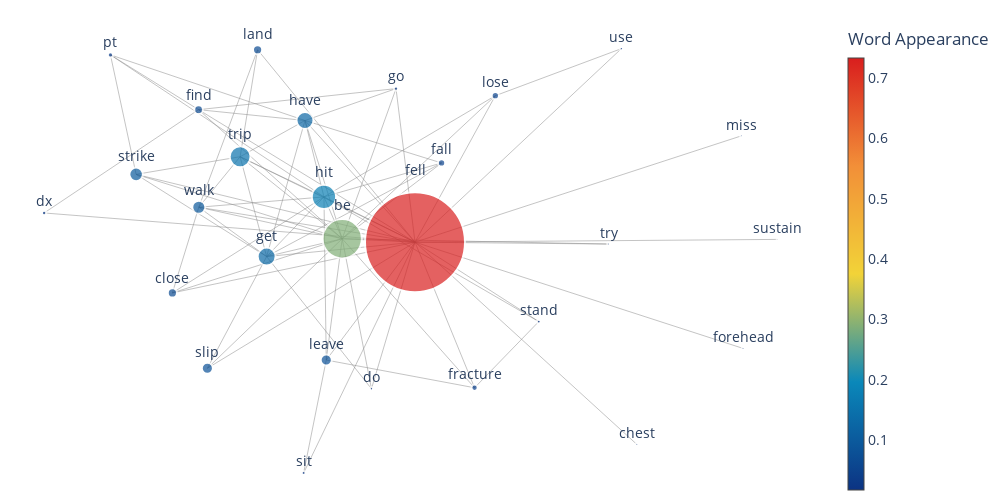

Source (notebook cell):
### Code cell
# Get each word list of narratives
lines = df_ret['Morph'].values
get_cooccurrence_network(lines, edge_threshold=3, freq_top_n=30)

### Figure 1 — Plotly figure (JSON) as saved in the notebook; plotly's stock layout.template omitted (floating-point values rounded to 4 significant figures; data arrays with more than 128 entries replaced by an {"elided": "..."} marker saying what was removed)
{"data": [{"line": {"color": "#888", "width": 0.5}, "mode": "lines", "opacity": 1, "type": "scatter", "x": {"elided": "228 float values"}, "y": {"elided": "228 float values"}}, {"hoverinfo": "text", "hovertext": ["be:81", "chest:6", "close:19", "do:7", "dx:9", "fall:15", "fell:206", "find:18", "forehead:6", "fracture:13", "get:37", "go:9", "have:35", "hit:50", "land:19", "leave:23", "lose:15", "miss:6", "pt:11", "sit:8", "slip:23", "stand:8", "strike:28", "sustain:5", "trip:43", "try:6", "use:7", "walk:27"], "marker": {"color": [0.2883, 0.02135, 0.06762, 0.02491, 0.03203, 0.05338, 0.7331, 0.06406, 0.02135, 0.04626, 0.1317, 0.03203, 0.1246, 0.1779, 0.06762, 0.08185, 0.05338, 0.02135, 0.03915, 0.02847, 0.08185, 0.02847, 0.09964, 0.01779, 0.153, 0.02135, 0.02491, 0.09609], "colorbar": {"thickness": 16, "title": {"text": "Word Appearance"}}, "colorscale": [[0, "rgb(12,51,131)"], [0.25, "rgb(10,136,186)"], [0.5, "rgb(242,211,56)"], [0.75, "rgb(242,143,56)"], [1, "rgb(217,30,30)"]], "line": {"width": 2}, "reversescale": false, "showscale": true, "size": [39.32, 2.913, 9.223, 3.398, 4.369, 7.282, 100, 8.738, 2.913, 6.311, 17.96, 4.369, 16.99, 24.27, 9.223, 11.17, 7.282, 2.913, 5.34, 3.883, 11.17, 3.883, 13.59, 2.427, 20.87, 2.913, 3.398, 13.11]}, "mode": "markers+text", "text": ["be", "chest", "close", "do", "dx", "fall", "fell", "find", "forehead", "fracture", "get", "go", "have", "hit", "land", "leave", "lose", "miss", "pt", "sit", "slip", "stand", "strike", "sustain", "trip", "try", "use", "walk"], "textposition": "top center", "type": "scatter", "x": [-0.1005, 0.6439, -0.5294, -0.02653, -0.8534, 0.1505, 0.08342, -0.4632, 0.912, 0.2339, -0.2913, 0.03549, -0.1944, -0.1465, -0.3141, -0.1407, 0.2863, 0.9078, -0.6858, -0.1979, -0.441, 0.396, -0.6209, 1, -0.3583, 0.5724, 0.6048, -0.4626], "y": [-0.03482, -0.7964, -0.2355, -0.5904, 0.06049, 0.2456, -0.04758, 0.443, -0.4409, -0.5866, -0.1008, 0.5209, 0.4028, 0.12, 0.6648, -0.484, 0.4947, 0.346, 0.6458, -0.9022, -0.5145, -0.3416, 0.2035, -0.03733, 0.2688, -0.05452, 0.6689, 0.08183]}], "layout": {"autosize": false, "dragmode": "pan", "font": {"size": 14}, "height": 500, "hovermode": "closest", "margin": {"b": 0, "l": 0, "r": 0, "t": 20}, "paper_bgcolor": "rgba(0, 0, 0, 0)", "plot_bgcolor": "rgba(0, 0, 0, 0)", "showlegend": false, "width": 1000, "xaxis": {"autorange": true, "range": [-0.9648, 1.111], "showgrid": false, "showticklabels": false, "title": {}, "type": "linear", "zeroline": false}, "yaxis": {"autorange": true, "range": [-1.002, 0.7749], "showgrid": false, "showticklabels": false, "type": "linear", "zeroline": false}}}
